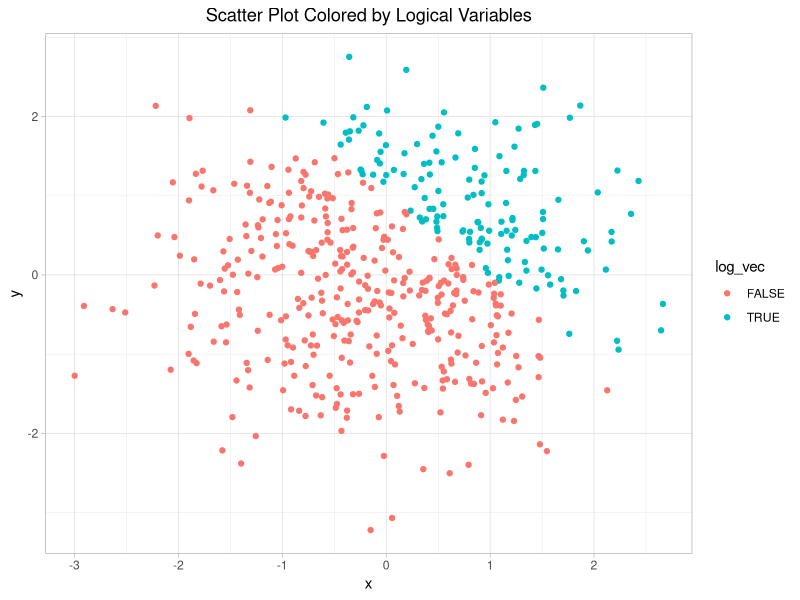
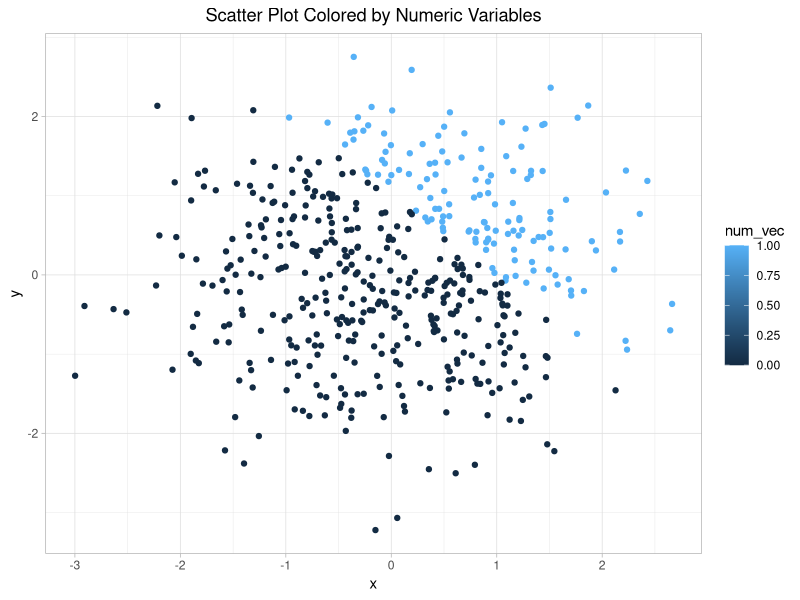
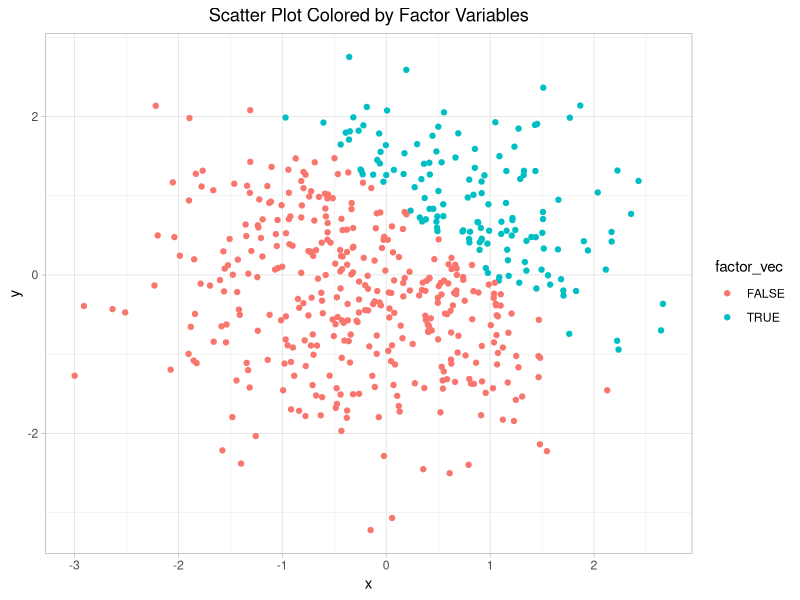
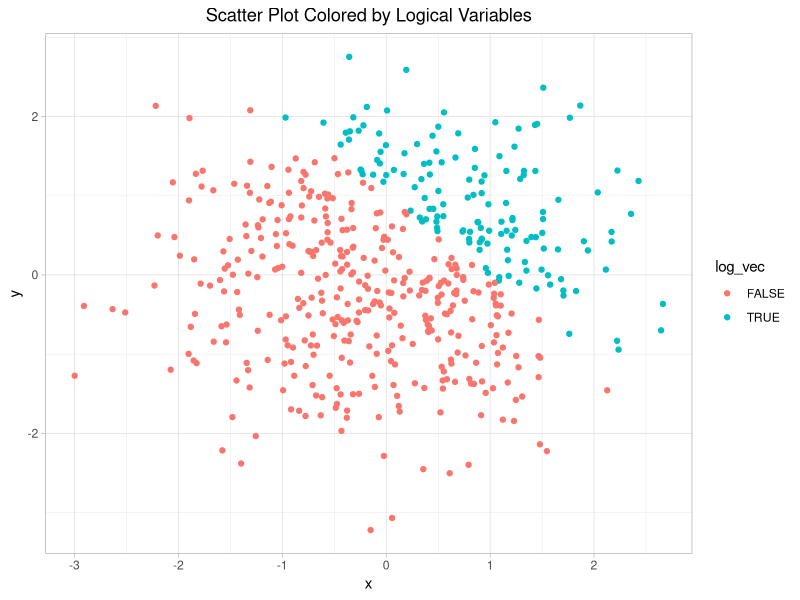

Write R code to recreate these figures, in order.
## ---- chunk 1
knitr::opts_chunk$set(echo = TRUE)
library(tidyverse)
## ---- chunk 2
#----------STEP 1: Create a dataframe
set.seed(886) # set.seed() to ensure the reproductivity
df_1 <- tibble(
  random_sample = rnorm(8), # create a random sample of size 8 from a standard Normal distribution
  vec_logical = random_sample > 0, # create a logical vector indicating whether elements of the sample are greater than 0
  vec_character = as.character(c("a","a","a","a","a","a","a","a")), # create a character vector of length 8
  vec_factor = factor(c("good","bad","medium","good","bad","medium","bad","medium"),
                      levels = c("good","medium","bad"))
) #create a factor vector of length 8, with 3 different factor levels

levels(pull(df_1,vec_factor)) #see the levels of the created factor vector
## ---- chunk 3
#----------STEP 2: Take the mean of each variable in the dataframe
mean(pull(df_1,random_sample)) # return numeric values
mean(pull(df_1,vec_logical)) # return numeric values
mean(pull(df_1,vec_character)) # return NAs
mean(pull(df_1,vec_factor)) # return NAs
## ---- chunk 4
#STEP 3.2: Convert data type & Multiplication
result1 =  as.numeric(pull(df_1,vec_logical)) * pull(df_1,random_sample) # convert the logical vector to numeric, and multiply the random sample by the result
result2 = as.factor(pull(df_1,vec_logical)) * pull(df_1,random_sample) # convert the logical vector to a factor, and multiply the random sample by the result
result3 = as.numeric(as.factor(pull(df_1,vec_logical))) * pull(df_1,random_sample) # convert the logical vector to a factor and then convert the result to numeric, and multiply the random sample by the result

## ---- chunk 5
set.seed(886)
#Create a data frame 
df_2 <- tibble(
  x = rnorm(500), # x: a random sample of size 500 from a standard Normal distribution
  y = rnorm(500), # y: a random sample of size 500 from a standard Normal distribution
  log_vec = x+y >1, # A logical vector indicating whether x + y > 1
  num_vec = as.numeric(log_vec),# A numeric vector created by coercing the above logical vector
  factor_vec = as.factor(log_vec)# A factor vector created by coercing the above logical vector
)

## ---- chunk 6
ggplot(df_2, aes(x = x, y = y, color = log_vec ))+geom_point()+
  labs(x="x",y="y", title = "Scatter Plot Colored by Logical Variables")+
  theme_light()+
  theme(plot.title = element_text(hjust = 0.5))
  # a scatterplot of y vs x; color points using the logical variable

ggsave("colored_by_logical_variables.pdf") #expoert the image

ggplot(df_2, aes(x = x, y = y, color = num_vec ))+geom_point()+
  labs(x="x",y="y", title = "Scatter Plot Colored by Numeric Variables")+
  theme_light()+
  theme(plot.title = element_text(hjust = 0.5))

ggplot(df_2, aes(x = x, y = y, color = factor_vec ))+geom_point()+
  labs(x="x",y="y", title = "Scatter Plot Colored by Factor Variables")+
  theme_light()+
  theme(plot.title = element_text(hjust = 0.5)) # a second and third scatterplot that color points using the numeric and factor variables, respectively

